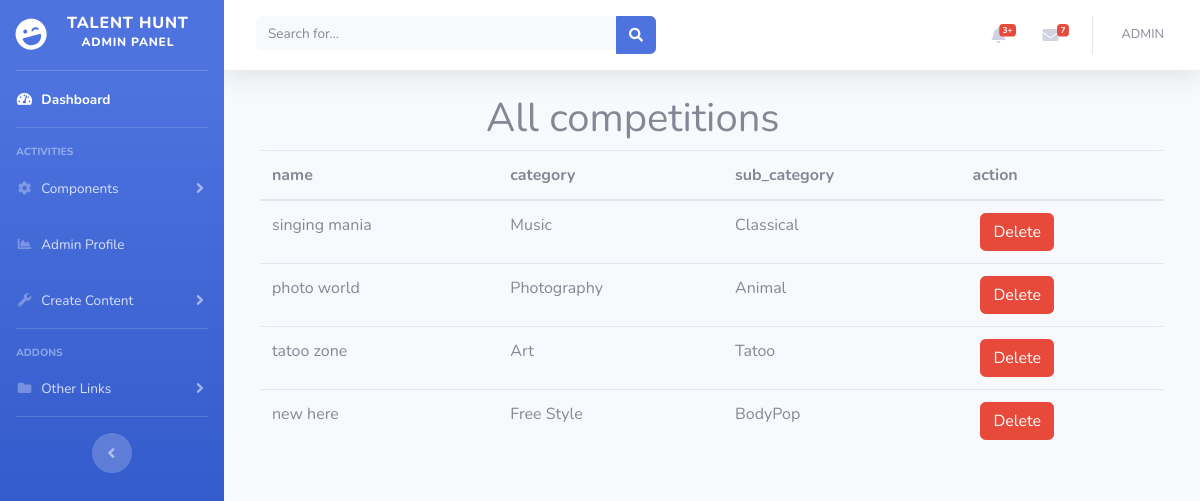
The page /Admin_panel/competitions.php on the database its author committed.
### tables this page shows
CREATE TABLE `add_cmp` (
  `id` int(100) NOT NULL,
  `name` varchar(100) NOT NULL,
  `cat` int(100) NOT NULL,
  `sub_cat` int(100) NOT NULL,
  `start` varchar(255) NOT NULL,
  `end` varchar(255) NOT NULL
);

CREATE TABLE `my_menu` (
  `id` int(11) NOT NULL,
  `title` varchar(255) NOT NULL,
  `parent_id` int(11) DEFAULT NULL,
  `page` varchar(255) DEFAULT NULL,
  `sort_order` int(11) NOT NULL,
  `cat_type` varchar(255) DEFAULT NULL,
  `image` varchar(43) NOT NULL
);

### Admin_panel/db.php (the view, shortened to what this page needs)
<?php
function connect(){
	$connection = mysqli_connect('localhost', 'root', '', 'search_engine_tl');
	return $connection;
}
function all_competitions(){
?>
    <div class="container" >
    <div class="row">
        <div class="col-md-3">
        </div>
            <?php
            $conn=connect();
            echo "<h1>All competitions</h1>";
            $sql="SELECT * FROM `add_cmp` WHERE `end`=''";
            $res=mysqli_query($conn,$sql);
            $html='';
            $html .='<table class="table">';
            $html .='<thead>';
            $html .='<tr>';
            $html .="<br><th scope=\"col\">name</th>  <th scope=\"col\">category </th>  <th scope=\"col\">sub_category</th><th>action</th> ";
            $html .='</tr>';
            while ($row=mysqli_fetch_array($res)) {
                $cat=$row['cat'];
                $sub_cat=$row['sub_cat'];
                $sql1="SELECT * FROM `my_menu` WHERE `id`=$cat";
                $res1=mysqli_query($conn,$sql1);
            while ($row1=mysqli_fetch_array($res1)) {
                $sql2 = "SELECT * FROM `my_menu` WHERE `id`=$sub_cat";
                $res2 = mysqli_query($conn, $sql2);
                while ($row2=mysqli_fetch_array($res2)) {
                $html .= '<tr><td>' . $row['name'] . '</td><td>' . $row1['title'] . '</td>
                            <td>' . $row2['title'] . '</td><td><a  href="delete_cmp.php?cmp_id=' . $row['id'] . '
                                                    " class="btn btn-danger ml-2">Delete</a></td>';
            }}
            }
            echo $html;
            ?>
        </div>
    </div>
    <?php
die();
}
?>

### Admin_panel/includes/header.php (shortened to what this page needs)
<!DOCTYPE html>
<html lang="en">
<head>
  <link href="vendor/fontawesome-free/css/all.min.css" rel="stylesheet" type="text/css">
  <link href="css/sb-admin-2.min.css" rel="stylesheet">
</head>
<body id="page-top">
  <div id="wrapper">

### Admin_panel/includes/navbar.php (shortened to what this page needs)
   <ul class="navbar-nav bg-gradient-primary sidebar sidebar-dark accordion sticky-footer" id="accordionSidebar">
<a class="sidebar-brand d-flex align-items-center justify-content-center" href="index.html">
  <div class="sidebar-brand-icon rotate-n-15">
    <i class="fas fa-laugh-wink"></i>
  </div>
  <div class="sidebar-brand-text mx-3">Talent Hunt <sup>Admin Panel</sup></div>
</a>
<hr class="sidebar-divider my-0">
<li class="nav-item active">
  <a class="nav-link" href="index.php">
    <i class="fas fa-fw fa-tachometer-alt"></i>
    <span>Dashboard</span></a>
</li>
<hr class="sidebar-divider">
<div class="sidebar-heading">
  Activities
</div>
<li class="nav-item">
  <a class="nav-link collapsed" href="#" data-toggle="collapse" data-target="#collapseTwo" aria-expanded="true" aria-controls="collapseTwo">
    <i class="fas fa-fw fa-cog"></i>
    <span>Components</span>
  </a>
</li>
<li class="nav-item">
  <a class="nav-link" href="register.php">
    <i class="fas fa-fw fa-chart-area"></i>
    <span>Admin Profile</span></a>
</li>
<li class="nav-item">
  <a class="nav-link collapsed" href="#" data-toggle="collapse" data-target="#collapseUtilities" aria-expanded="true" aria-controls="collapseUtilities">
    <i class="fas fa-fw fa-wrench"></i>
    <span>Create Content</span>
  </a>
</li>
<hr class="sidebar-divider">
<div class="sidebar-heading">
  Addons
</div>
<li class="nav-item">
  <a class="nav-link collapsed" href="#" data-toggle="collapse" data-target="#collapsePages" aria-expanded="true" aria-controls="collapsePages">
    <i class="fas fa-fw fa-folder"></i>
    <span>Other Links</span>
  </a>
</li>
<hr class="sidebar-divider d-none d-md-block">
<div class="text-center d-none d-md-inline">
  <button class="rounded-circle border-0" id="sidebarToggle"></button>
</div>
</ul>
    <div id="content-wrapper" class="d-flex flex-column">
      <div id="content">
        <nav class="navbar navbar-expand navbar-light bg-white topbar mb-4 static-top shadow">
          <form class="d-none d-sm-inline-block form-inline mr-auto ml-md-3 my-2 my-md-0 mw-100 navbar-search">
            <div class="input-group">
              <input type="text" class="form-control bg-light border-0 small" placeholder="Search for..." aria-label="Search" aria-describedby="basic-addon2">
              <div class="input-group-append">
                <button class="btn btn-primary" type="button">
                  <i class="fas fa-search fa-sm"></i>
                </button>
              </div>
            </div>
          </form>
          <ul class="navbar-nav ml-auto">
            <li class="nav-item dropdown no-arrow mx-1">
              <a class="nav-link dropdown-toggle" href="#" id="alertsDropdown" role="button" data-toggle="dropdown" aria-haspopup="true" aria-expanded="false">
                <i class="fas fa-bell fa-fw"></i>
                <span class="badge badge-danger badge-counter">3+</span>
              </a>
            </li>
            <li class="nav-item dropdown no-arrow mx-1">
              <a class="nav-link dropdown-toggle" href="#" id="messagesDropdown" role="button" data-toggle="dropdown" aria-haspopup="true" aria-expanded="false">
                <i class="fas fa-envelope fa-fw"></i>
                <span class="badge badge-danger badge-counter">7</span>
              </a>
            </li>
            <li class="nav-item dropdown no-arrow">
              <a class="nav-link dropdown-toggle" href="#" id="userDropdown" role="button" data-toggle="dropdown" aria-haspopup="true" aria-expanded="false">
                <span class="mr-2 d-none d-lg-inline text-gray-600 small">
               ADMIN
                </span>
                  <?php
                  include 'db.php';
                  ?>
              </a>
            </li>
          </ul>
        </nav>

### Admin_panel/competitions.php (shortened to what this page needs)
<?php
include('includes/header.php');
include('includes/navbar.php');
?>
    <div class="container-fluid">
        <?php
        all_competitions();
        ?>

### rows shown on the page
add_cmp: name "singing mania"
my_menu: title "Music"
my_menu: title "Classical"
add_cmp: name "photo world"
my_menu: title "Photography"
my_menu: title "Animal"
add_cmp: name "tatoo zone"
my_menu: title "Art"
my_menu: title "Tatoo"
add_cmp: name "new here"
my_menu: title "Free Style"
my_menu: title "BodyPop"
